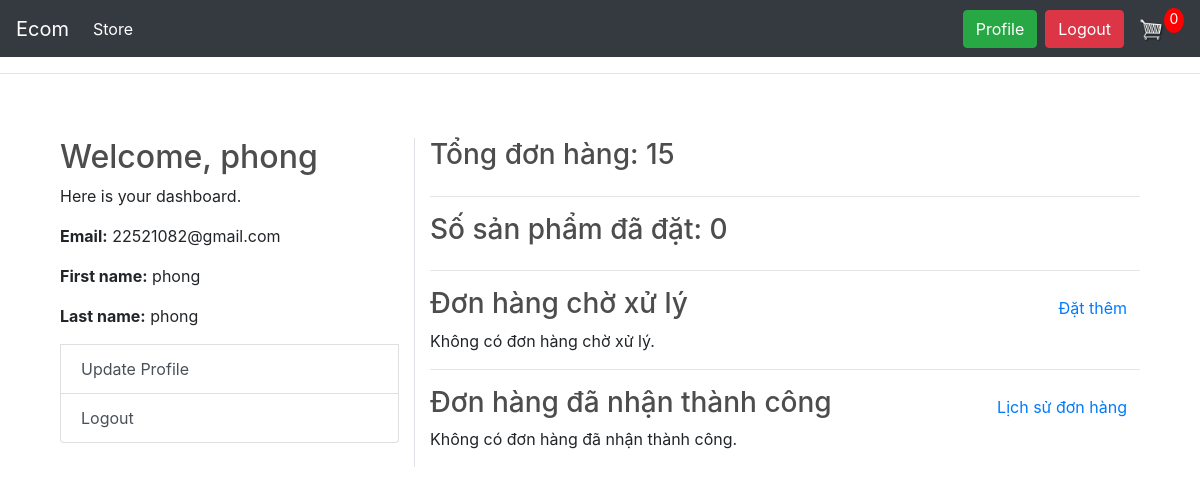
The page /users/profile/ (signed in) on the database its author committed.
### users/models.py (models this page shows, shortened)
class User(AbstractBaseUser):
    ROLE_CHOICES = (
        ('Admin', 'Admin'),
        ('User', 'User'),
        ('Guest', 'Guest'),
    )
    first_name      = models.CharField(max_length=50)
    last_name       = models.CharField(max_length=50)
    username        = models.CharField(max_length=50, unique=True)
    email           = models.EmailField(max_length=100, unique=True)
    role            = models.CharField(max_length=10, choices=ROLE_CHOICES, default='Guest')
    date_joined     = models.DateTimeField(auto_now_add=True)
    last_login      = models.DateTimeField(default=timezone.now)
    is_admin        = models.BooleanField(default=False)
    is_staff        = models.BooleanField(default=False)
    is_active       = models.BooleanField(default=True)
    is_superadmin   = models.BooleanField(default=False)
    USERNAME_FIELD = 'email'
    REQUIRED_FIELDS = ['username', 'first_name', 'last_name']
    objects = MyUserManager()
    def get_orders(self):
        return self.order_set.all()

### users/views.py (the view)
# urls.py: path('profile/', views.profile_view, name='profile'),
@login_required(login_url='login')
def profile_view(request):
    if request.role not in ['Admin', 'User']:
        return redirect('login')
    orders = request.user.get_orders()
    total_products_bought = sum(order_item.quantity for order in orders
                                                        for order_item in order.items.all())
    completed_orders = orders.filter(status='completed')[:5]
    pending_orders = orders.filter(status='in_progress')
    total_orders = orders.count()
    return render(request, 'profile.html', {
        'total_orders': total_orders,
        'total_products_bought': total_products_bought,
        'completed_orders': completed_orders,
        'pending_orders': pending_orders
    })

### templates/profile.html (shortened to what this page needs)
{% extends "base.html" %}
{% block content %}
    <div class="container-fluid mt-4">
        <div class="row">
            <div class="col-md-4 border-right">
                <h2>Welcome, {{ user.first_name }}</h2>
                <p>Here is your dashboard.</p>
                <div class="list-group">
                    <p><strong>Email:</strong> {{ user.email }}</p>
                    <p><strong>First name:</strong> {{ user.first_name }}</p>
                    <p><strong>Last name:</strong> {{ user.last_name }}</p>
                    <a href="{% url 'profile_update' %}" class="list-group-item list-group-item-action">Update Profile</a>
                    <a href="{% url 'logout' %}" class="list-group-item list-group-item-action">Logout</a>
                </div>
            </div>
            <div class="col-md-8">
                <div class="d-flex justify-content-between align-items-center">
                    <h3>Tổng đơn hàng: {{ total_orders }}</h3>
                </div>
                <hr>
                <div class="d-flex justify-content-between align-items-center">
                    <h3>Số sản phẩm đã đặt: {{ total_products_bought }}</h3>
                </div>
                <hr>
                <div>
                    <div class="d-flex justify-content-between align-items-center">
                        <h3>Đơn hàng chờ xử lý</h3>
                        <a href="{% url 'cart' %}" class="btn btn-link">Đặt thêm</a>
                    </div>
                    {% for order in pending_orders %}
                        <div class="card mb-3 border">
                            <div class="card-body">
                                <p><strong>Order ID:</strong> {{ order.id }}</p>
                                <p><strong>Status:</strong> {{ order.status }}</p>
                                <p><strong>Total:</strong> {{ order.get_total }}</p>
                            </div>
                        </div>
                    {% empty %}
                        <p>Không có đơn hàng chờ xử lý.</p>
                    {% endfor %}
                </div>
                <hr>
                <div>
                    <div class="d-flex justify-content-between align-items-center">
                        <h3>Đơn hàng đã nhận thành công</h3>
                        <a href="{% url 'order-history' %}" class="btn btn-link">Lịch sử đơn hàng</a>
                    </div>
                    {% for order in completed_orders %}
                        <div class="card mb-3 border">
                            <div class="card-body">
                                <p><strong>Order ID:</strong> {{ order.id }}</p>
                                <p><strong>Status:</strong> {{ order.status }}</p>
                                <p><strong>Total:</strong> {{ order.get_total }}</p>
                            </div>
                        </div>
                    {% empty %}
                        <p>Không có đơn hàng đã nhận thành công.</p>
                    {% endfor %}
                </div>
            </div>
        </div>
    </div>
{% endblock %}

### static/css/main.css (style rules this page uses)
body { background-color: hsl(0, 0%, 98%); }
h1,h2,h3,h4,h5,h6 { color:hsl(0, 0%, 30%); }
.btn { border-radius: 0; }

### rows shown on the page
User: first_name "phong", email "22521082@gmail.com", last_name "phong"

### other values the page prints
{{ total_orders }} "15"
{{ total_products_bought }} "0"
